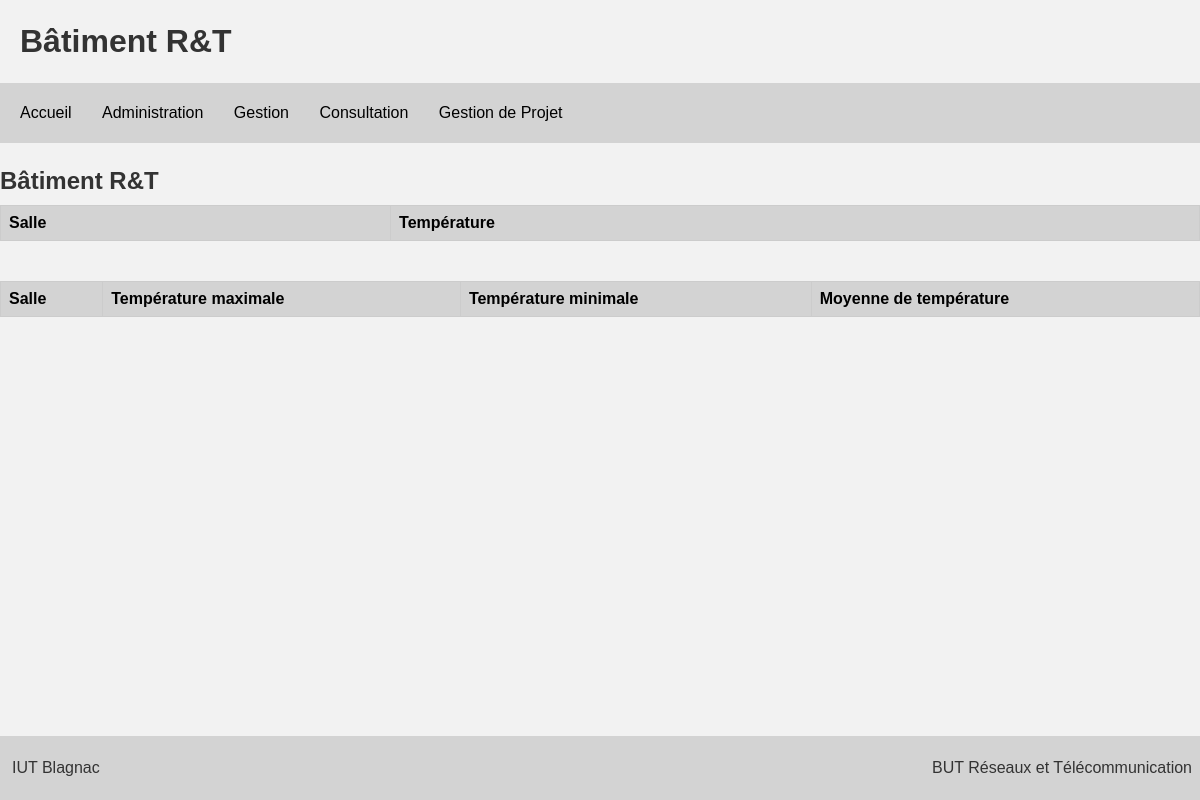
Page /batimentRT.php on the earlier database version.
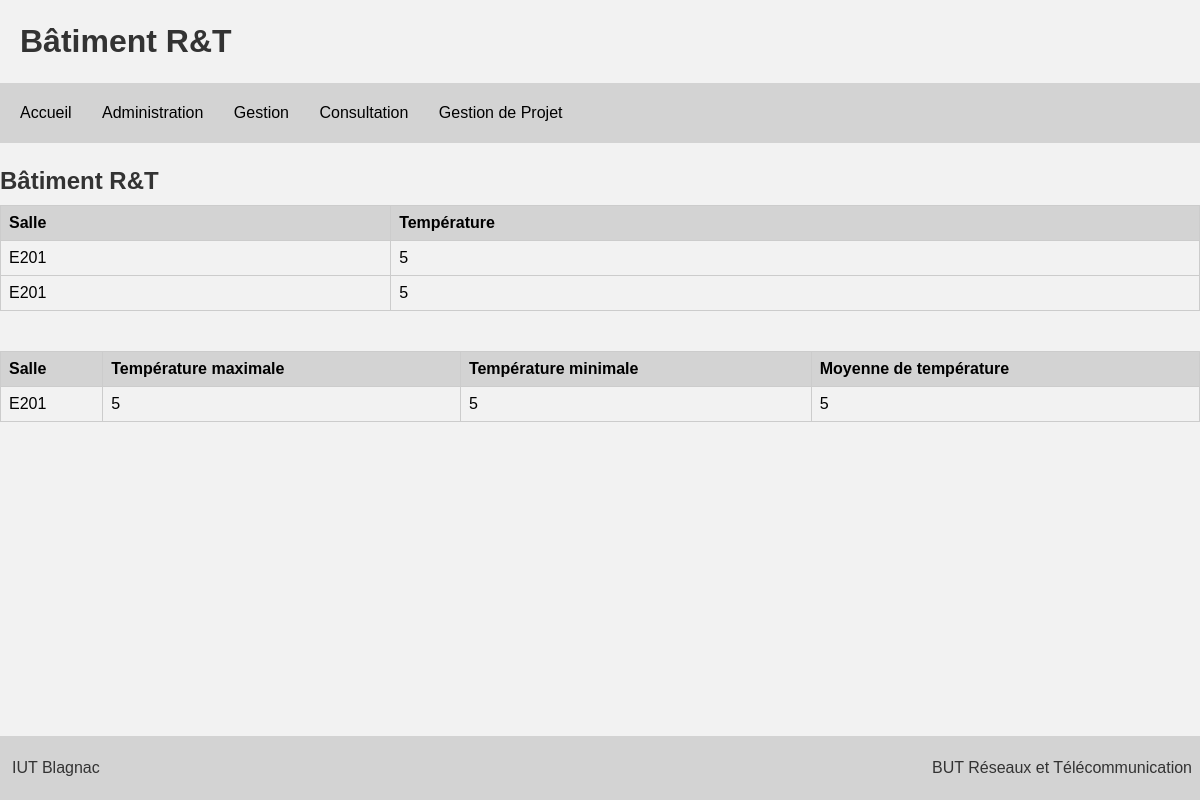
Same page on the later database version.
### tables this page shows
CREATE TABLE IF NOT EXISTS `Mesure` (
`CodeMes` int(30) NOT NULL,
  `Date` datetime DEFAULT CURRENT_TIMESTAMP,
  `Horaire` timestamp NULL DEFAULT CURRENT_TIMESTAMP,
  `Valeur` float NOT NULL,
  `CodeCapt` int(30) NOT NULL
);

CREATE TABLE IF NOT EXISTS `Capteur` (
  `CodeCapt` int(30) NOT NULL,
  `Salle` varchar(20) NOT NULL,
  `Type` varchar(20) NOT NULL,
  `CodeBat` int(30) NOT NULL
);

### batimentRT.php (the view, shortened to what this page needs)
<!DOCTYPE html>
<html>
<head>
    <link rel="stylesheet" href="styles/styles.css">
</head>
<body>
    <h1>Bâtiment R&T</h1>
    <ul>
        <li><a href="index.html">Accueil</a></li>
        <li><a href="login.php">Administration</a></li>
        <li><a href="gestion.php">Gestion</a></li>
	    <li><a href="consultation.php">Consultation</a></li>
        <li><a href="gestion_de_projet.html">Gestion de Projet</a></li>
    </ul>
    <h3>Bâtiment R&T</h3>
    <table>
        <tbody>
            <tr>
                <th>Salle</th>
                <th>Température</th>
            </tr>
            <?php
            $db = mysqli_connect("localhost", "DUPONT", "22209481", "sae23") or die('Connexion impossible');
            $query_all_measures = "SELECT Mesure.*, Capteur.Salle FROM Mesure JOIN Capteur ON Mesure.CodeCapt = Capteur.CodeCapt WHERE Capteur.CodeBat = 1";
            $result_all_measures = mysqli_query($db, $query_all_measures);
            while ($measure = mysqli_fetch_assoc($result_all_measures)) {
                echo "<tr>";
                echo "<td>" . $measure['Salle'] . "</td>";
                echo "<td>" . $measure['Valeur'] . "</td>";
                echo "</tr>";
            }
            echo "</tbody></table>";
 			echo "<table><tbody>";
 		 $query_measures = "SELECT Capteur.Salle, Mesure.Valeur, MAX(Mesure.Valeur) AS ValeurMax, MIN(Mesure.Valeur) AS ValeurMin, AVG(Mesure.Valeur) AS Moyenne FROM Mesure JOIN Capteur ON Mesure.CodeCapt = Capteur.CodeCapt WHERE Capteur.CodeBat = 1 GROUP BY Capteur.CodeCapt";
            $result_measures = mysqli_query($db, $query_measures);
            echo "<table><tbody>";
            echo "<tr>";
            echo "<th>Salle</th>";
            echo "<th>Température maximale</th>";
            echo "<th>Température minimale</th>";
            echo "<th>Moyenne de température</th>";
            echo "</tr>";
            while ($measure = mysqli_fetch_assoc($result_measures)) {
                echo "<tr>";
                echo "<td>" . $measure['Salle'] . "</td>";
                echo "<td>" . $measure['ValeurMax'] . "</td>";
                echo "<td>" . $measure['ValeurMin'] . "</td>";
                echo "<td>" . $measure['Moyenne'] . "</td>";
                echo "</tr>";
            }
            echo "</tbody></table>";
            ?>
        </tbody>
    </table>
    <footer>
        <a href="https://www.iut-blagnac.fr/fr/" class="footer-left">IUT Blagnac</a>
        <a href="https://www.iut-blagnac.fr/fr/departement-rt" class="footer-right">BUT Réseaux et Télécommunication</a>
    </footer>
</body>
</html>

Differences in the rows shown:
added mesure: CodeCapt.Salle "E201", Valeur "5"
added mesure: CodeCapt.Salle "E201", Valeur "5"
Other differences:
new list line: "E201 5 5 5"
